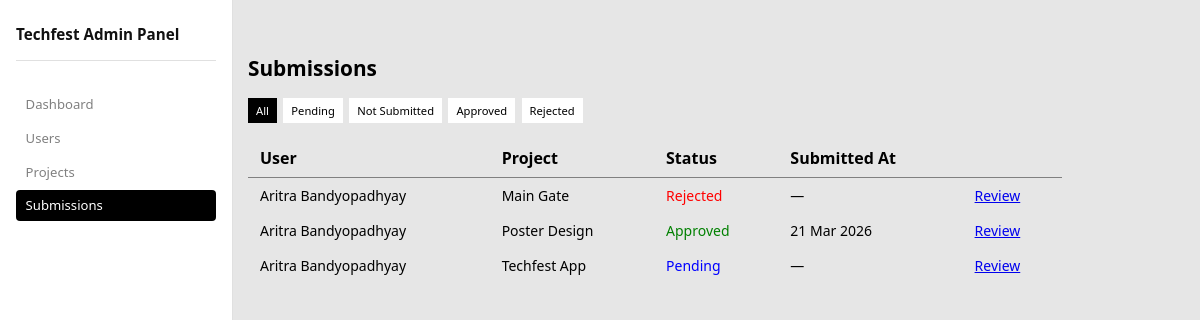
The page /adminpanel/submissions/ (signed in) on the database its author committed.
### apis/models.py (models this page shows, shortened)
class ProjectSubmission(models.Model):
    submission_status_choices = [
        ('not submitted', 'Not Submitted'),
        ('pending', 'Pending'),
        ('approved', 'Approved'),
        ('rejected', 'Rejected'),
    ]
    submission_id = models.AutoField(primary_key=True)
    project = models.ForeignKey(Project, on_delete=models.CASCADE)
    user = models.ForeignKey(User, on_delete=models.CASCADE)
    submission_time = models.DateTimeField(blank=True, null=True)
    submission_status = models.CharField(max_length=255, choices=submission_status_choices)
    submission_link = models.CharField(blank=True, null=True)
    submission_file = models.FileField(upload_to='submission_files/', blank=True, null=True)
    submission_image = models.ImageField(upload_to='submission_images/', blank=True, null=True)
    comments = models.TextField()
    class Meta:
        unique_together = ('user', 'project')

class User(models.Model):
    name = models.CharField(max_length=255)
    email = models.EmailField(max_length=255, unique=True)
    pfp = models.ImageField(upload_to='profile_pictures/', null=True, blank=True)
    age = models.IntegerField(null=True, blank=True)
    phone = models.CharField(max_length=255, null=True, blank=True)
    address = models.TextField(null=True ,blank=True)
    skills = models.TextField(null=True, blank=True)
    organization = models.CharField(max_length=255, blank=True)
    tf_points    = models.IntegerField(default=0)

class Project(models.Model):
    project_id = models.AutoField(primary_key=True)
    title = models.CharField(max_length=255, null=True, blank=True)
    category = models.CharField(max_length=255, null=True, blank=True)
    description = models.TextField(null=True, blank=True)
    skills_required = models.TextField(null=True, blank=True)
    tf_points_awarded = models.IntegerField(default=0)
    submission_deadline = models.DateTimeField(null=True, blank=True)
    point_to_unlock = models.IntegerField(default=0)
    created_at = models.DateTimeField(auto_now_add=True)

### admins/views.py (the view)
# urls.py: path('submissions/', views.get_submissions, name='submissions'),
@staff_member_required
def get_submissions(request):
    status_filter = request.GET.get('status', '')
    submissions = ProjectSubmission.objects.select_related('user', 'project')
    if status_filter:
        submissions = submissions.filter(submission_status=status_filter)
    return render(request, 'submissions.html', {
        'submissions':   submissions,
        'status_filter': status_filter,
    })

### admins/templates/submissions.html (shortened to what this page needs)
{% extends 'base.html' %}
{% block nav_subs %}active{% endblock %}
{% block content %}
<div>
  <h1 class="title">Submissions</h1>
</div>
<div class="filters">
  <a href="{% url 'submissions' %}" class="filter-btn {% if not status_filter %}active{% endif %}">All</a>
  <a href="{% url 'submissions' %}?status=pending" class="filter-btn {% if status_filter == 'pending' %}active{% endif %}">Pending</a>
  <a href="{% url 'submissions' %}?status=not+submitted" class="filter-btn {% if status_filter == 'not submitted' %}active{% endif %}">Not Submitted</a>
  <a href="{% url 'submissions' %}?status=approved" class="filter-btn {% if status_filter == 'approved' %}active{% endif %}">Approved</a>
  <a href="{% url 'submissions' %}?status=rejected" class="filter-btn {% if status_filter == 'rejected' %}active{% endif %}">Rejected</a>
</div>
<div>
  <div>
    <table>
      <thead>
        <tr><th>User</th><th>Project</th><th>Status</th><th>Submitted At</th><th></th></tr>
      </thead>
      <tbody>
        {% for sub in submissions %}
        <tr>
          <td>{{ sub.user.name }}</td>
          <td>{{ sub.project.title }}</td>
          <td>
            {% if sub.submission_status == 'not submitted' %}<span class="badge-ns">Not Submitted</span>
            {% elif sub.submission_status == 'pending' %}<span class="badge-pen">Pending</span>
            {% elif sub.submission_status == 'approved' %}<span class="badge-app">Approved</span>
            {% elif sub.submission_status == 'rejected' %}<span class="badge-rej">Rejected</span>
            {% endif %}
          </td>
          <td>{{ sub.submission_time|date:"d M Y"|default:"—" }}</td>
          <td><a href="{% url 'submission_review' sub.user.email sub.project.project_id %}">Review</a></td>
        </tr>
        {% empty %}
        <tr><td colspan="5" style="color:gray;text-align:center;padding:2rem;">No submissions found</td></tr>
        {% endfor %}
      </tbody>
    </table>
  </div>
</div>
{% endblock %}

### admins/templates/base.html (shortened to what this page needs)
<!DOCTYPE html>
<html lang="en">
<head>
</head>
<body>
<nav class="sidebar">
  <div class="sidebar-title">Techfest Admin Panel</div>
  <a href="{% url 'home' %}" class="nav-link {% block nav_dash %}{% endblock %}">Dashboard</a>
  <a href="{% url 'users' %}" class="nav-link {% block nav_users %}{% endblock %}">Users</a>
  <a href="{% url 'projects' %}" class="nav-link {% block nav_proj %}{% endblock %}">Projects</a>
  <a href="{% url 'submissions' %}" class="nav-link {% block nav_subs %}{% endblock %}">Submissions</a>
</nav>
<main class="main">
  {% block content %}{% endblock %}
</main>
</body>
</html>

### admins/templates/base.html (style rules this page uses)
body { font-family: system-ui, sans-serif; font-size: 14px; background: rgb(230, 230, 230); color: black; display: flex; min-height: 100vh; }
.sidebar { width: 200px; background: white; border-right: 1px solid #e0e0e0; padding: 1.5rem 1rem; display: flex; flex-direction: column; gap: 0.2rem; position: fixed; top: 0; left: 0; bottom: 0; }
.sidebar-title { font-size: 0.95rem; font-weight: 700; color: #111; margin-bottom: 1.5rem; padding-bottom: 1rem; border-bottom: 1px solid #e0e0e0; }
.nav-link { display: block; padding: 0.4rem 0.6rem; border-radius: 4px; font-size: 0.82rem; color: gray; text-decoration: none; }
.nav-link.active { background: black; color: white; }
.main { margin-left: 200px; flex: 1; padding: 2rem 2.5rem 4rem; }

### admins/templates/submissions.html (style rules this page uses)
.title { font-size: 1.3rem; font-weight: 700; color: black; }
.filters { display: flex; gap: 0.4rem; margin: 1rem 0; flex-wrap: wrap; }
.filter-btn { font-size: 0.7rem; padding: 0.3rem 0.5rem; background: white; text-decoration: none; color: black; }
.filter-btn.active { background-color: black; color: white; }
.badge-pen { color: blue; }
.badge-app { color: green; }
.badge-rej { color: red; }
table { width: 90%; border-collapse: collapse; }
th { font-size: 1rem; font-weight: 700; color: black; padding: 0.5rem 0.75rem; text-align: left; border-bottom: 1px solid gray; }
td { padding: 0.5rem 0.75rem; }

### rows shown on the page
ProjectSubmission: user.name "Aritra Bandyopadhyay", project "Main Gate", submission_status "Rejected", submission_time "—"
ProjectSubmission: user.name "Aritra Bandyopadhyay", project "Poster Design", submission_status "Approved", submission_time "21 Mar 2026"
ProjectSubmission: user.name "Aritra Bandyopadhyay", project "Techfest App", submission_status "Pending", submission_time "—"
